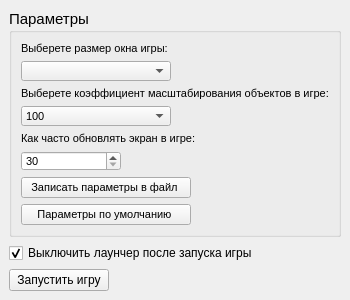
<?xml version="1.0" encoding="UTF-8"?>
<ui version="4.0">
 <class>MainWindow</class>
 <widget class="QMainWindow" name="MainWindow">
  <property name="enabled">
   <bool>true</bool>
  </property>
  <property name="geometry">
   <rect>
    <x>0</x>
    <y>0</y>
    <width>350</width>
    <height>300</height>
   </rect>
  </property>
  <property name="minimumSize">
   <size>
    <width>350</width>
    <height>300</height>
   </size>
  </property>
  <property name="maximumSize">
   <size>
    <width>350</width>
    <height>300</height>
   </size>
  </property>
  <property name="windowTitle">
   <string>MainWindow</string>
  </property>
  <property name="animated">
   <bool>true</bool>
  </property>
  <property name="documentMode">
   <bool>false</bool>
  </property>
  <property name="dockNestingEnabled">
   <bool>false</bool>
  </property>
  <property name="dockOptions">
   <set>QMainWindow::AllowTabbedDocks|QMainWindow::AnimatedDocks</set>
  </property>
  <property name="unifiedTitleAndToolBarOnMac">
   <bool>false</bool>
  </property>
  <widget class="QWidget" name="centralwidget">
   <layout class="QVBoxLayout" name="verticalLayout_2">
    <item>
     <widget class="QGroupBox" name="groupBox">
      <property name="font">
       <font>
        <pointsize>11</pointsize>
        <kerning>true</kerning>
       </font>
      </property>
      <property name="title">
       <string>Параметры</string>
      </property>
      <layout class="QGridLayout" name="gridLayout">
       <item row="0" column="0">
        <layout class="QVBoxLayout" name="verticalLayout">
         <item>
          <widget class="QLabel" name="label_3">
           <property name="font">
            <font>
             <pointsize>8</pointsize>
            </font>
           </property>
           <property name="text">
            <string>Выберете размер окна игры:</string>
           </property>
          </widget>
         </item>
         <item>
          <widget class="QComboBox" name="size">
           <property name="maximumSize">
            <size>
             <width>150</width>
             <height>20</height>
            </size>
           </property>
           <property name="font">
            <font>
             <pointsize>8</pointsize>
            </font>
           </property>
           <property name="acceptDrops">
            <bool>false</bool>
           </property>
           <property name="autoFillBackground">
            <bool>false</bool>
           </property>
           <property name="editable">
            <bool>false</bool>
           </property>
           <property name="duplicatesEnabled">
            <bool>false</bool>
           </property>
           <property name="frame">
            <bool>true</bool>
           </property>
           <property name="modelColumn">
            <number>0</number>
           </property>
          </widget>
         </item>
         <item>
          <widget class="QLabel" name="label_4">
           <property name="font">
            <font>
             <pointsize>8</pointsize>
            </font>
           </property>
           <property name="text">
            <string>Выберете коэффициент масштабирования объектов в игре:  </string>
           </property>
          </widget>
         </item>
         <item>
          <widget class="QComboBox" name="block_scaling">
           <property name="maximumSize">
            <size>
             <width>150</width>
             <height>20</height>
            </size>
           </property>
           <property name="font">
            <font>
             <pointsize>8</pointsize>
            </font>
           </property>
           <property name="editable">
            <bool>false</bool>
           </property>
           <property name="currentIndex">
            <number>1</number>
           </property>
           <property name="minimumContentsLength">
            <number>0</number>
           </property>
           <property name="duplicatesEnabled">
            <bool>false</bool>
           </property>
           <property name="frame">
            <bool>true</bool>
           </property>
           <property name="modelColumn">
            <number>0</number>
           </property>
           <item>
            <property name="text">
             <string>50</string>
            </property>
           </item>
           <item>
            <property name="text">
             <string>100</string>
            </property>
           </item>
           <item>
            <property name="text">
             <string>150</string>
            </property>
           </item>
           <item>
            <property name="text">
             <string>200</string>
            </property>
           </item>
          </widget>
         </item>
         <item>
          <widget class="QLabel" name="label_5">
           <property name="font">
            <font>
             <pointsize>8</pointsize>
            </font>
           </property>
           <property name="text">
            <string>Как часто обновлять экран в игре:</string>
           </property>
          </widget>
         </item>
         <item>
          <widget class="QSpinBox" name="FPS">
           <property name="maximumSize">
            <size>
             <width>100</width>
             <height>16777215</height>
            </size>
           </property>
           <property name="font">
            <font>
             <pointsize>8</pointsize>
            </font>
           </property>
           <property name="wrapping">
            <bool>false</bool>
           </property>
           <property name="readOnly">
            <bool>false</bool>
           </property>
           <property name="accelerated">
            <bool>false</bool>
           </property>
           <property name="showGroupSeparator" stdset="0">
            <bool>false</bool>
           </property>
           <property name="minimum">
            <number>30</number>
           </property>
           <property name="maximum">
            <number>300</number>
           </property>
          </widget>
         </item>
         <item>
          <widget class="QPushButton" name="write_to_file">
           <property name="maximumSize">
            <size>
             <width>170</width>
             <height>16777215</height>
            </size>
           </property>
           <property name="font">
            <font>
             <pointsize>8</pointsize>
            </font>
           </property>
           <property name="text">
            <string>Записать параметры в файл </string>
           </property>
           <property name="checkable">
            <bool>false</bool>
           </property>
          </widget>
         </item>
         <item>
          <widget class="QPushButton" name="defolt_options">
           <property name="maximumSize">
            <size>
             <width>170</width>
             <height>16777215</height>
            </size>
           </property>
           <property name="font">
            <font>
             <pointsize>8</pointsize>
            </font>
           </property>
           <property name="text">
            <string>Параметры по умолчанию </string>
           </property>
          </widget>
         </item>
        </layout>
       </item>
      </layout>
     </widget>
    </item>
    <item>
     <widget class="QCheckBox" name="checkBox">
      <property name="text">
       <string>Выключить лаунчер после запуска игры</string>
      </property>
      <property name="checked">
       <bool>true</bool>
      </property>
      <property name="autoRepeat">
       <bool>false</bool>
      </property>
      <property name="autoExclusive">
       <bool>false</bool>
      </property>
     </widget>
    </item>
    <item>
     <widget class="QPushButton" name="run_game">
      <property name="maximumSize">
       <size>
        <width>100</width>
        <height>16777215</height>
       </size>
      </property>
      <property name="text">
       <string>Запустить игру</string>
      </property>
      <property name="checkable">
       <bool>false</bool>
      </property>
      <property name="checked">
       <bool>false</bool>
      </property>
      <property name="autoRepeat">
       <bool>false</bool>
      </property>
      <property name="autoExclusive">
       <bool>false</bool>
      </property>
      <property name="autoDefault">
       <bool>false</bool>
      </property>
      <property name="default">
       <bool>false</bool>
      </property>
      <property name="flat">
       <bool>false</bool>
      </property>
     </widget>
    </item>
   </layout>
   <zorder>run_game</zorder>
   <zorder>groupBox</zorder>
   <zorder>verticalLayoutWidget</zorder>
   <zorder>checkBox</zorder>
  </widget>
 </widget>
 <resources/>
 <connections/>
</ui>
